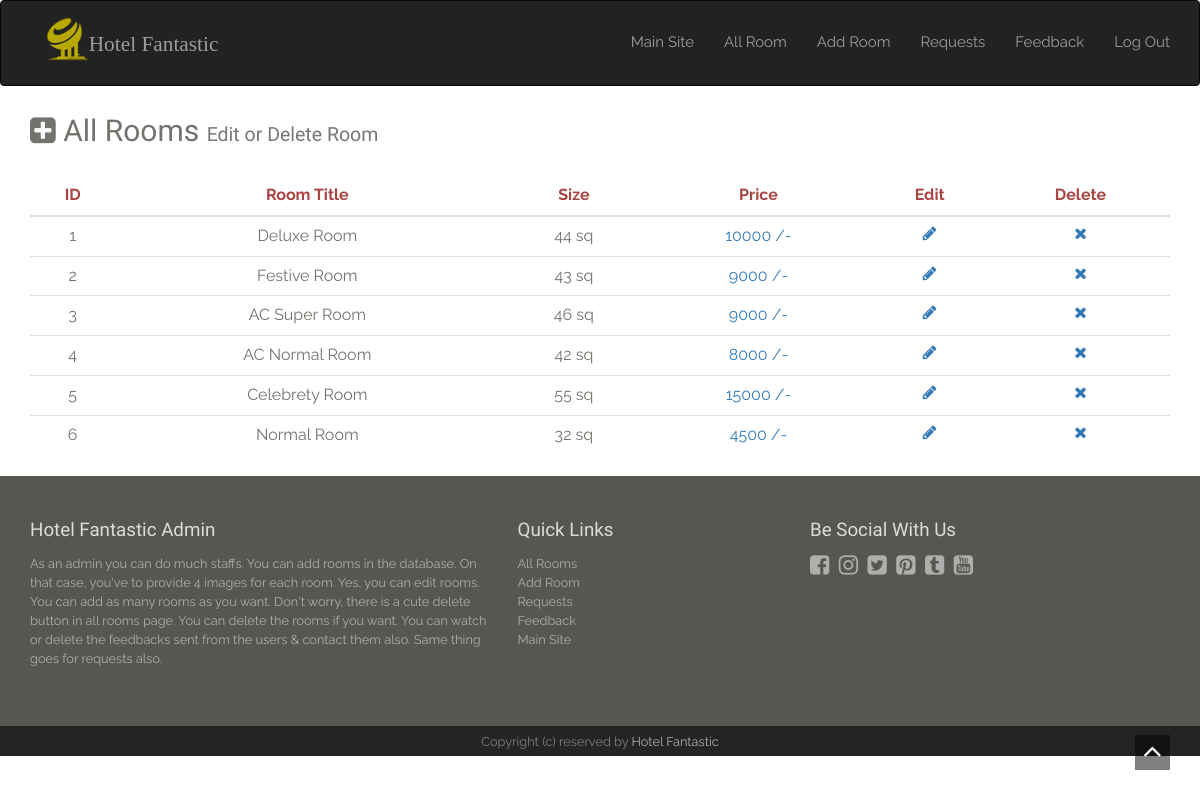
The page /all-rooms.php on the database its author committed.
### tables this page shows
CREATE TABLE IF NOT EXISTS `rooms` (
  `id` int(10) NOT NULL,
  `title` varchar(200) NOT NULL,
  `description` varchar(50000) NOT NULL,
  `size` varchar(10) NOT NULL,
  `price` varchar(10) NOT NULL,
  `image1` varchar(20) NOT NULL,
  `image2` varchar(20) NOT NULL,
  `image3` varchar(20) NOT NULL,
  `image4` varchar(20) NOT NULL,
  PRIMARY KEY (`id`)
);

### all-rooms.php (the view, shortened to what this page needs)
<?php
    require_once('db.php');
?>
  </head>
  <body>
    <div id="wrapper">
<?php require_once('header-admin.php');?>
        <div class="container-fluid body-section container">
            <div class="row">
                <div class="col-md-12">
                    <h2><i class="fa fa-plus-square"></i> All Rooms <small>Edit or Delete Room</small></h2>
                    <div class="card">
                        <div class="card-content table-responsive table-full-width">
                            <table class="table">
                                <thead class="text-danger">
                                    <th><center>ID</center></th>
                                    <th><center>Room Title</center></th>
                                    <th><center>Size</center></th>
                                    <th><center>Price</center></th>
                                    <th><center>Edit</center></th>
                                    <th><center>Delete</center></th>
                                </thead>
                                <tbody>
                                    <?php
                                        $q = "SELECT * FROM rooms ORDER BY rooms.id ASC";
                                        $run = mysqli_query($con, $q);
                                        if(mysqli_num_rows($run) > 0){
                                            while($row = mysqli_fetch_array($run)){
                                    ?>
                                    <tr>
                                        <td><center><?php echo $row['id']; ?></center></td>
                                        <td><center><?php echo $row['title']; ?></center></td>
                                        <td><center><?php echo $row['size']; ?> sq</center></td>
                                        <td class="text-primary"><center><?php echo $row['price']; ?> /-</center></td>
                                        <td><center><a href="edit-room.php?id=<?php echo $row['id']; ?>"><i class="fa fa-pencil"></i></a></center></td>
                                        <td><center><a href="all-rooms.php?del=<?php echo $row['id']; ?>"><i class="fa fa-times"></i></a></center></td>
                                    </tr>
                                    <?php
                                            }
                                        }
                                    ?>
                                </tbody>
                            </table>
                        </div>
                    </div>
                    <div class="row">
                        <div class="col-xs-12">
                        </div>
                    </div>
                </div>
            </div>
        </div>
<?php require_once('footer-admin.php');?>

### assets/style.css (style rules this page uses)
body { background-color: #fff;font-family: 'Raleway', sans-serif;font-size: 15px;line-height: 15px; color: #73726C; }
.btn,a,a:hover { text-decoration: none;-webkit-transition: all 0.3s ease-in-out;-moz-transition: all 0.3s ease-in-out;-ms-transition: all 0.3s ease-in-out;-o-transition: all 0.3s ease-in-out;transition: all 0.3s ease-in-out;outline:0 ; }
h1,h2,h3,h4,h5,h6 { font-family:'Old Standard TT', serif;line-height: 1em;margin: 0; }
h1.title,h2 { font-size: 2em;line-height: 3em; }

### rows shown on the page
rooms: id "1", title "Deluxe Room", size "44", price "10000"
rooms: id "2", title "Festive Room", size "43", price "9000"
rooms: id "3", title "AC Super Room", size "46", price "9000"
rooms: id "4", title "AC Normal Room", size "42", price "8000"
rooms: id "5", title "Celebrety Room", size "55", price "15000"
rooms: id "6", title "Normal Room", size "32", price "4500"
